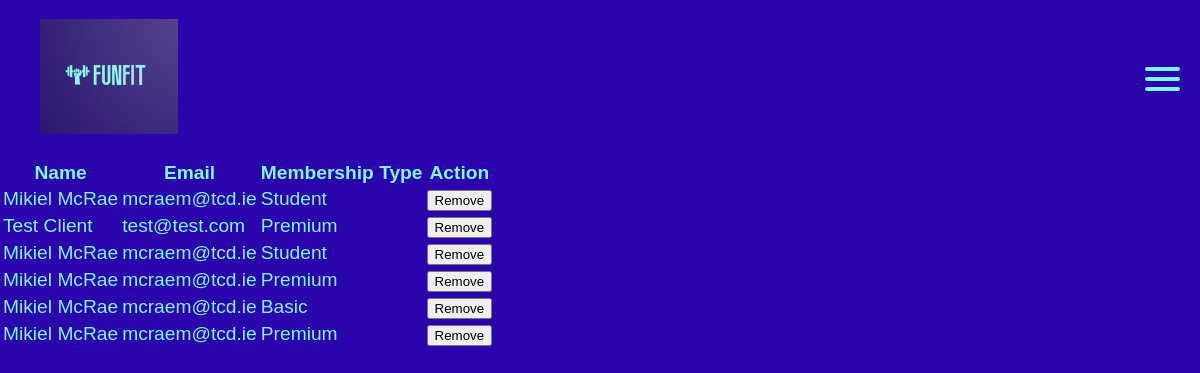
The app's page /view_users.php with its own data.
### tables this page shows
CREATE TABLE `User` (
  `UserID` int(11) NOT NULL,
  `FirstName` varchar(30) NOT NULL,
  `LastName` varchar(40) NOT NULL,
  `Email` varchar(50) NOT NULL,
  `MembershipType` varchar(10) NOT NULL,
  `Pass` varchar(30) DEFAULT NULL
);

### view_users.php (the view, shortened to what this page needs)
<!DOCTYPE html>
<html lang="en">
<head>
  <link rel="stylesheet" href="styles.css">
</head>
<?php
include("header_loggedin.php");
	include("php_action/process.php");
?>
<div>
	<table>
		<thead>
			<tr>
					<th>Name</th>
					<th>Email</th>
					<th>Membership Type</th>
					<th>Action</th>
			</tr>
		</thead>
		<tbody>
			<?php
			$sql = "SELECT * FROM User;";
			$result = mysqli_query($conn, $sql);
				if($result->num_rows > 0) {
				while($row = $result->fetch_assoc()) {
						echo "<tr>
						<td>".$row['FirstName']." ".$row['LastName']."</td>
						<td>".$row['Email']."</td>
						<td>".$row['MembershipType']."</td>
						<td>
							<a href='php_action/remove_user.php?id=".$row['UserID']."'><button type='button'>Remove</button></a>
						</td>
					</tr>";
				}
				}
			?>
		</tbody>
	</table>
</div>

### header_loggedin.php
<header>
    <nav class="header-nav">
      <ul>
        <li><a href="index_loggedin.php"><img id="logo" src="images/Homepage logo.png" alt="FunFit logo including a hand holding a dumbbell and the company name"></a></li>
      </ul>
      <ul class="nav-menu">
        <li><div class="menubar"></div></li>
        <li><div class="menubar"></div></li>
        <li><div class="menubar"></div></li>
      </ul>
    </nav>
  </header>

### styles.css (style rules this page uses)
header { width: 100%; }
ul { list-style: none; }
.header-nav { display: flex; justify-content: space-between; align-items: center; }
#logo { height: 6em; }
.menubar { width: 35px; height: 4px; background-color: #82f5f1; margin: 6px 10px; border-radius: 2px; }
.nav-menu { margin-right: 10px; }
a { text-decoration: none; }

### records on screen
user: FirstName "Mikiel", LastName "McRae", Email "mcraem@tcd.ie", MembershipType "Student"
user: FirstName "Test", LastName "Client", Email "test@test.com", MembershipType "Premium"
user: FirstName "Mikiel", LastName "McRae", Email "mcraem@tcd.ie", MembershipType "Student"
user: FirstName "Mikiel", LastName "McRae", Email "mcraem@tcd.ie", MembershipType "Premium"
user: FirstName "Mikiel", LastName "McRae", Email "mcraem@tcd.ie", MembershipType "Basic"
user: FirstName "Mikiel", LastName "McRae", Email "mcraem@tcd.ie", MembershipType "Premium"
